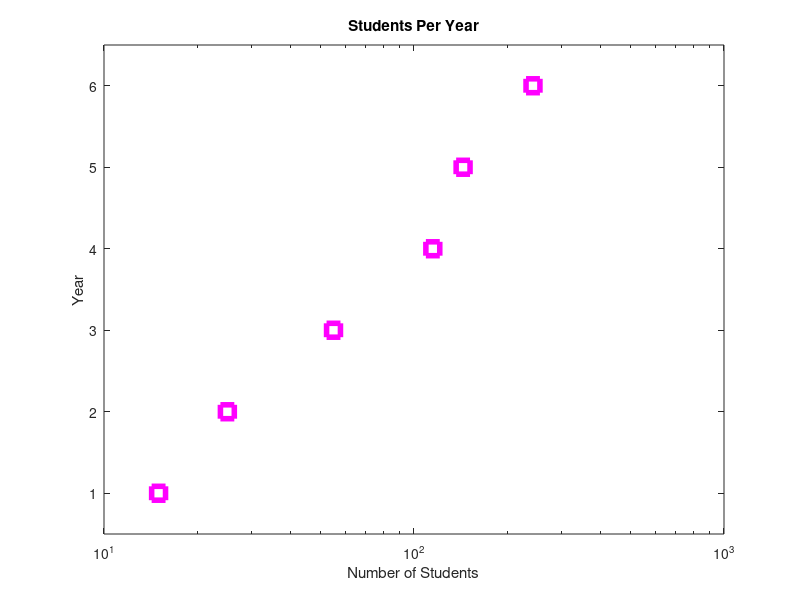

The MATLAB source for this figure:
%% Homework 2

%% 1. Semilog Plot
x = [15 25 55 115 144 242];
y = 1:1:length(x);
figure(1);
semilogx(x, y, 'ms', 'MarkerSize', 10, 'LineWidth', 4);
ylim([0.5 6.5]); 
xlabel('Number of Students'); ylabel('Year'); 
title('Students Per Year');


%% 2. Subplot and axis modes
